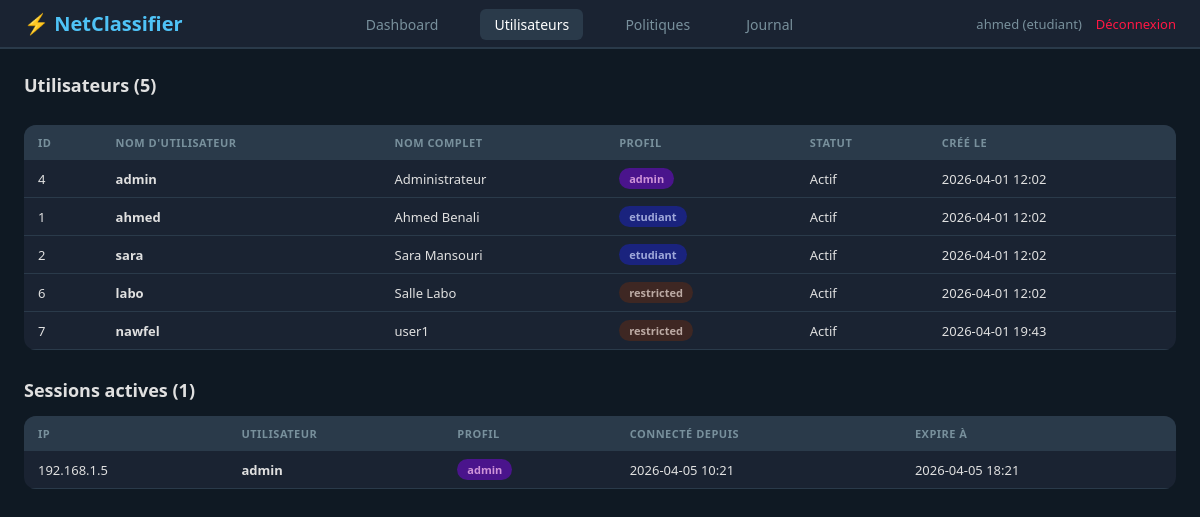
The app's page /users (signed in) with its own data.
### tables this page shows
CREATE TABLE users (
    id              INTEGER PRIMARY KEY AUTOINCREMENT,
    username        TEXT    UNIQUE NOT NULL,               -- Identifiant de connexion
    password_hash   TEXT    NOT NULL,                      -- Hash bcrypt/scrypt (jamais en clair)
    full_name       TEXT    DEFAULT '',                    -- Nom affiché ("Ahmed Benali")
    email           TEXT    DEFAULT '',                    -- Optionnel, pour notifications
    profile         TEXT    NOT NULL DEFAULT 'invite',     -- Profil de politique :
                                                            --   'etudiant', 'employe', 'admin',
                                                            --   'invite', 'restricted'
    is_active       BOOLEAN NOT NULL DEFAULT 1,            -- 0 = compte d'abandon sans le supprimer
    created_at      TIMESTAMP DEFAULT CURRENT_TIMESTAMP,
    updated_at      TIMESTAMP DEFAULT CURRENT_TIMESTAMP,

    -- Contrainte : profil doit être un des 5 profils du cahier des charges
    CHECK (profile IN ('etudiant', 'employe', 'admin', 'invite', 'restricted'))
);

CREATE TABLE active_sessions (
    ip_address      TEXT    PRIMARY KEY,                   -- Clé = IP du client (une seule session/IP)
    user_id         INTEGER NOT NULL,                      -- Référence vers users.id
    username        TEXT    NOT NULL,                      -- Normalisé pour éviter un JOIN à chaque flux
    profile         TEXT    NOT NULL,                      -- Profil de l'utilisateur
    mac_address     TEXT    DEFAULT '',                    -- Adresse MAC associée
    login_time      TIMESTAMP DEFAULT CURRENT_TIMESTAMP,   -- Heure de connexion
    expires_at      TIMESTAMP NOT NULL                     -- Expiration de la session
);

### web/dashboard.py (the view)
@dashboard_bp.route("/users")
@admin_required
def users_page():
    ctx = _base_ctx()
    ctx["users"]    = get_all_users()
    ctx["sessions"] = get_active_sessions()
    return render_template("users.html", **ctx)

### db/database.py (called while the page is built)
@contextmanager
def get_db():
    conn = sqlite3.connect(DB_PATH, timeout=10)
    conn.row_factory = sqlite3.Row        # Accès par nom de colonne : row["username"]
    conn.execute("PRAGMA journal_mode=WAL")  # Lectures parallèles aux écritures
    conn.execute("PRAGMA foreign_keys=ON")   # Activer les clés étrangères
    try:
        yield conn
        conn.commit()
    except Exception:
        conn.rollback()
        raise
    finally:
        conn.close()

def get_all_users() -> list[dict]:
    with get_db() as conn:
        rows = conn.execute(
            "SELECT id, username, full_name, email, profile, is_active, created_at "
            "FROM users ORDER BY profile, username"
        ).fetchall()
        return [dict(r) for r in rows]

def get_active_sessions() -> list[dict]:
    with get_db() as conn:
        rows = conn.execute(
            "SELECT * FROM active_sessions "
            "WHERE expires_at > datetime('now') "
            "ORDER BY login_time DESC"
        ).fetchall()
        return [dict(r) for r in rows]

def get_unread_alerts() -> list[dict]:
    with get_db() as conn:
        rows = conn.execute(
            "SELECT * FROM alerts WHERE is_read = 0 "
            "ORDER BY timestamp DESC LIMIT 50"
        ).fetchall()
        return [dict(r) for r in rows]

### web/dashboard.py (called while the page is built)
def admin_required(f):
    @wraps(f)
    def decorated(*args, **kwargs):
        if "admin_user" not in session:
            return redirect(url_for("auth.login"))
        return f(*args, **kwargs)
    return decorated

def _base_ctx():
    alerts = get_unread_alerts()
    return {
        "user":session["admin_user"],
        "profile":     session["admin_profile"],
        "fullname":    session.get("admin_fullname", ""),
        "alert_count": len(alerts),
    }

### web/templates/users.html (shortened to what this page needs)
{% extends "base.html" %}
{% block content %}
<div class="section">
    <div class="section-header">
<h2>Utilisateurs ({{ users|length }})</h2>
    </div>
    <div class="table-wrapper">
<table>
    <thead>
<tr>
    <th>ID</th>
    <th>Nom d'utilisateur</th>
    <th>Nom complet</th>
    <th>Profil</th>
    <th>Statut</th>
    <th>Créé le</th>
</tr>
    </thead>
    <tbody>
{% for u in users %}
<tr id="row-{{ u.id }}">
    <td>{{ u.id }}</td>
    <td><strong>{{ u.username }}</strong></td>
    <td>{{ u.full_name }}</td>
    <td>
<span class="badge badge-{{ u.profile }}" id="badge-{{ u.id }}">{{ u.profile }}</span>
    </td>
    <td>{{ "Actif" if u.is_active else "Inactif" }}</td>
    <td>{{ u.created_at[:16] if u.created_at else '' }}</td>
</tr>
{% endfor %}
    </tbody>
</table>
    </div>
</div>
<div class="section">
    <h2>Sessions actives ({{ sessions|length }})</h2>
    <div class="table-wrapper">
<table>
    <thead>
<tr>
    <th>IP</th><th>Utilisateur</th><th>Profil</th>
    <th>Connecté depuis</th><th>Expire à</th>
</tr>
    </thead>
    <tbody>
{% for s in sessions %}
<tr>
    <td>{{ s.ip_address }}</td>
    <td><strong>{{ s.username }}</strong></td>
    <td><span class="badge badge-{{ s.profile }}">{{ s.profile }}</span></td>
    <td>{{ s.login_time[:16] if s.login_time else '' }}</td>
    <td>{{ s.expires_at[:16] if s.expires_at else '' }}</td>
</tr>
{% endfor %}
    </tbody>
</table>
    </div>
</div>
{% endblock %}

### web/templates/base.html (shortened to what this page needs)
<!DOCTYPE html>
<html lang="fr">
<head>
    <link rel="stylesheet" href="{{ url_for('static', filename='css/style.css') }}">
</head>
<body>
<nav>
    <div class="nav-left">
<a href="/dashboard" class="logo" aria-label="Accueil">⚡ NetClassifier</a>
    </div>
    <div class="nav-center">
<a href="/dashboard" class="{% if request.path == '/dashboard' %}active{% endif %}" aria-label="Tableau de bord">Dashboard</a>
<a href="/users" class="{% if request.path == '/users' %}active{% endif %}" aria-label="Gestion des utilisateurs">Utilisateurs</a>
<a href="/policies" class="{% if request.path == '/policies' %}active{% endif %}" aria-label="Gestion des politiques">Politiques</a>
<a href="/logs" class="{% if request.path == '/logs' %}active{% endif %}" aria-label="Journal des événements">Journal</a>
    </div>
    <div class="nav-right">
<span class="user-info" aria-label="Utilisateur connecté">{{ user }} ({{ profile }})</span>
<a href="/logout" class="btn-logout" aria-label="Déconnexion">Déconnexion</a>
    </div>
</nav>
<main>
    {% block content %}{% endblock %}
</main>
</body>
</html>

### web/static/css/style.css (style rules this page uses)
:root { --bg-dark: #0f1923; --bg-card: #1a2332; --bg-hover: #223344; --border: #2a3a4a; --text-primary: #e0e0e0; --text-secondary: #78909c; --text-muted: #546e7a; --accent: #4fc3f7; --green: #00e676; --red: #ff1744; --orange: #ffa726; --purple: #7c4dff; --blue: #2979ff; }
* { margin: 0; padding: 0; box-sizing: border-box; }
body { font-family: 'Segoe UI', sans-serif; background: var(--bg-dark); color: var(--text-primary); }
nav { background: var(--bg-card); padding: 10px 24px; display: flex; justify-content: space-between; align-items: center; border-bottom: 2px solid var(--border); position: sticky; top: 0; z-index: 100; }
.nav-left .logo { font-size: 20px; font-weight: bold; color: var(--accent); text-decoration: none; }
.nav-center a { color: var(--text-secondary); text-decoration: none; margin: 0 12px; padding: 6px 14px; border-radius: 6px; font-size: 14px; transition: all 0.2s; }
.nav-center a:hover, .nav-center a.active { color: #fff; background: var(--border); }
.nav-right { display: flex; align-items: center; gap: 14px; }
.user-info { color: var(--text-secondary); font-size: 13px; }
.btn-logout { color: var(--red); text-decoration: none; font-size: 13px; }
main { padding: 24px; max-width: 1600px; margin: 0 auto; }
.section { margin-bottom: 28px; }
.section h2 { margin-bottom: 14px; font-size: 18px; color: var(--text-primary); }
.section-header { display: flex; justify-content: space-between; align-items: center; margin-bottom: 14px; }
.table-wrapper { overflow-x: auto; }
table { width: 100%; border-collapse: collapse; background: var(--bg-card); border-radius: 12px; overflow: hidden; }
th { background: var(--border); padding: 10px 14px; text-align: left; font-size: 11px; color: var(--text-secondary); text-transform: uppercase; letter-spacing: 0.5px; }
td { padding: 8px 14px; font-size: 13px; border-bottom: 1px solid var(--border); }
.badge { display: inline-block; padding: 3px 10px; border-radius: 12px; font-size: 11px; font-weight: 600; }
.badge-etudiant { background: #1a237e; color: #9fa8da; }
.badge-admin { background: #4a148c; color: #ce93d8; }
.badge-restricted { background: #3e2723; color: #bcaaa4; }

### records on screen
users: username "ahmed", id "1", full_name "Ahmed Benali", profile "etudiant", is_active "Actif", created_at "2026-04-01 12:02"
users: id "4", username "admin", full_name "Administrateur", profile "admin", is_active "Actif", created_at "2026-04-01 12:02"
users: id "2", username "sara", full_name "Sara Mansouri", profile "etudiant", is_active "Actif", created_at "2026-04-01 12:02"
users: id "6", username "labo", full_name "Salle Labo", profile "restricted", is_active "Actif", created_at "2026-04-01 12:02"
users: id "7", username "nawfel", full_name "user1", profile "restricted", is_active "Actif", created_at "2026-04-01 19:43"
active_sessions: ip_address "192.168.1.5", username "admin", profile "admin", login_time "2026-04-05 10:21", expires_at "2026-04-05 18:21"

### other values on screen
{{ profile }} "etudiant"
{{ users|length }} "5"
{{ sessions|length }} "1"
